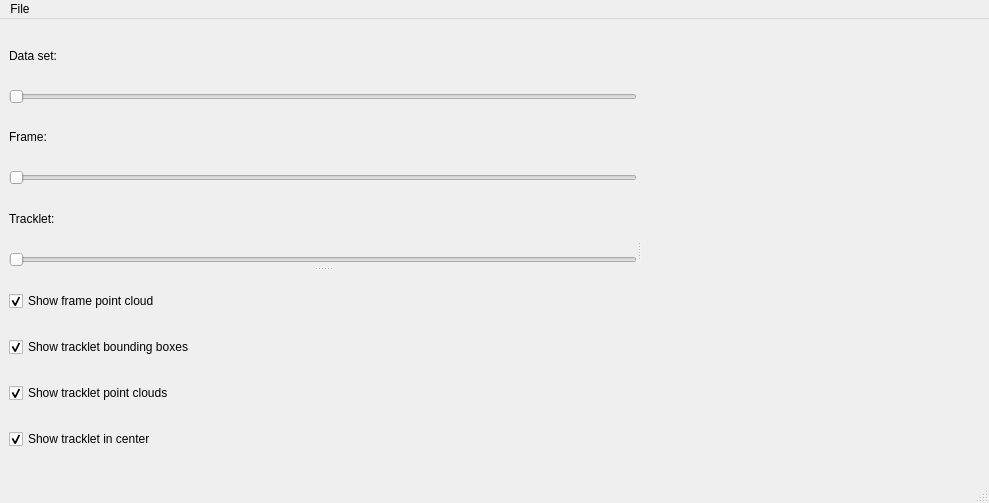
<?xml version="1.0" encoding="UTF-8"?>
<!--

Copyright 2016 Mark Muth

Licensed under the Apache License, Version 2.0 (the "License");
you may not use this file except in compliance with the License.
You may obtain a copy of the License at

    http://www.apache.org/licenses/LICENSE-2.0

Unless required by applicable law or agreed to in writing, software
distributed under the License is distributed on an "AS IS" BASIS,
WITHOUT WARRANTIES OR CONDITIONS OF ANY KIND, either express or implied.
See the License for the specific language governing permissions and
limitations under the License.

-->
<ui version="4.0">
 <class>KittiVisualizerQt</class>
 <widget class="QMainWindow" name="KittiVisualizerQt">
  <property name="geometry">
   <rect>
    <x>0</x>
    <y>0</y>
    <width>989</width>
    <height>503</height>
   </rect>
  </property>
  <property name="minimumSize">
   <size>
    <width>0</width>
    <height>0</height>
   </size>
  </property>
  <property name="maximumSize">
   <size>
    <width>5000</width>
    <height>5000</height>
   </size>
  </property>
  <property name="windowTitle">
   <string>PCLViewer</string>
  </property>
  <widget class="QWidget" name="centralwidget">
   <layout class="QHBoxLayout" name="horizontalLayout_2">
    <item>
     <widget class="QSplitter" name="splitterVertical">
      <property name="orientation">
       <enum>Qt::Horizontal</enum>
      </property>
      <widget class="QSplitter" name="splitterHorizontal">
       <property name="orientation">
        <enum>Qt::Vertical</enum>
       </property>
       <widget class="QWidget" name="layoutWidget">
        <layout class="QVBoxLayout" name="verticalLayout_sliders">
         <item>
          <layout class="QVBoxLayout" name="verticalLayout_dataSet">
           <item>
            <widget class="QLabel" name="label_dataSet">
             <property name="text">
              <string>Data set:</string>
             </property>
            </widget>
           </item>
           <item>
            <widget class="QSlider" name="slider_dataSet">
             <property name="orientation">
              <enum>Qt::Horizontal</enum>
             </property>
            </widget>
           </item>
          </layout>
         </item>
         <item>
          <layout class="QVBoxLayout" name="verticalLayout_frame">
           <item>
            <widget class="QLabel" name="label_frame">
             <property name="text">
              <string>Frame:</string>
             </property>
            </widget>
           </item>
           <item>
            <widget class="QSlider" name="slider_frame">
             <property name="orientation">
              <enum>Qt::Horizontal</enum>
             </property>
            </widget>
           </item>
          </layout>
         </item>
         <item>
          <layout class="QVBoxLayout" name="verticalLayout_tracklet">
           <item>
            <widget class="QLabel" name="label_tracklet">
             <property name="text">
              <string>Tracklet:</string>
             </property>
            </widget>
           </item>
           <item>
            <widget class="QSlider" name="slider_tracklet">
             <property name="orientation">
              <enum>Qt::Horizontal</enum>
             </property>
            </widget>
           </item>
          </layout>
         </item>
        </layout>
       </widget>
       <widget class="QWidget" name="layoutWidget">
        <layout class="QVBoxLayout" name="verticalLayout_checkBoxes">
         <item>
          <widget class="QCheckBox" name="checkBox_showFramePointCloud">
           <property name="enabled">
            <bool>true</bool>
           </property>
           <property name="text">
            <string>Show frame point cloud</string>
           </property>
           <property name="checked">
            <bool>true</bool>
           </property>
          </widget>
         </item>
         <item>
          <widget class="QCheckBox" name="checkBox_showTrackletBoundingBoxes">
           <property name="text">
            <string>Show tracklet bounding boxes</string>
           </property>
           <property name="checked">
            <bool>true</bool>
           </property>
          </widget>
         </item>
         <item>
          <widget class="QCheckBox" name="checkBox_showTrackletPointClouds">
           <property name="text">
            <string>Show tracklet point clouds</string>
           </property>
           <property name="checked">
            <bool>true</bool>
           </property>
          </widget>
         </item>
         <item>
          <widget class="QCheckBox" name="checkBox_showTrackletInCenter">
           <property name="text">
            <string>Show tracklet in center</string>
           </property>
           <property name="checked">
            <bool>true</bool>
           </property>
          </widget>
         </item>
        </layout>
       </widget>
      </widget>
      <widget class="QVTKWidget" name="qvtkWidget_pclViewer" native="true">
       <property name="sizePolicy">
        <sizepolicy hsizetype="Expanding" vsizetype="Expanding">
         <horstretch>0</horstretch>
         <verstretch>0</verstretch>
        </sizepolicy>
       </property>
      </widget>
     </widget>
    </item>
   </layout>
  </widget>
  <widget class="QStatusBar" name="statusBar"/>
  <widget class="QMenuBar" name="menuBar">
   <property name="geometry">
    <rect>
     <x>0</x>
     <y>0</y>
     <width>989</width>
     <height>25</height>
    </rect>
   </property>
   <widget class="QMenu" name="menuFile">
    <property name="title">
     <string>File</string>
    </property>
    <addaction name="actionExit"/>
   </widget>
   <addaction name="menuFile"/>
  </widget>
  <action name="actionExit">
   <property name="text">
    <string>Exit</string>
   </property>
   <property name="shortcut">
    <string>Ctrl+Q</string>
   </property>
  </action>
 </widget>
 <customwidgets>
  <customwidget>
   <class>QVTKWidget</class>
   <extends>QWidget</extends>
   <header>QVTKWidget.h</header>
  </customwidget>
 </customwidgets>
 <tabstops>
  <tabstop>slider_dataSet</tabstop>
  <tabstop>slider_frame</tabstop>
  <tabstop>slider_tracklet</tabstop>
  <tabstop>checkBox_showFramePointCloud</tabstop>
  <tabstop>checkBox_showTrackletBoundingBoxes</tabstop>
  <tabstop>checkBox_showTrackletPointClouds</tabstop>
  <tabstop>checkBox_showTrackletInCenter</tabstop>
 </tabstops>
 <resources/>
 <connections/>
</ui>
